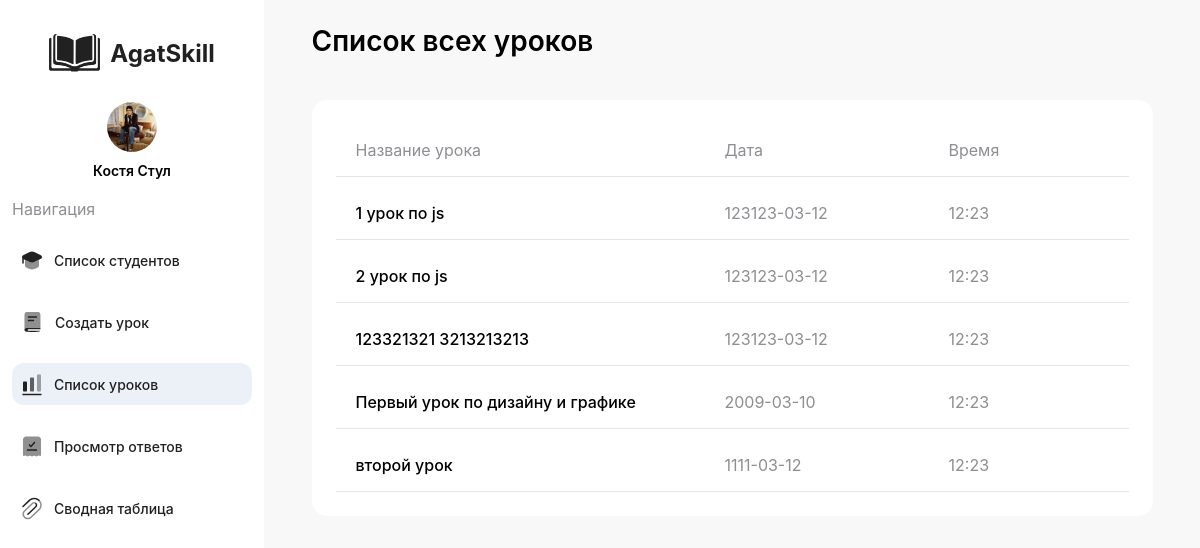
/lesson_list/index.php (signed in), run on the app's committed database.
### tables this page shows
CREATE TABLE users (user_id INTEGER PRIMARY KEY UNIQUE NOT NULL, name TEXT, role TEXT DEFAULT student, surname TEXT, email TEXT NOT NULL, password TEXT NOT NULL, phone INTEGER, avatar TEXT DEFAULT "/img/avatar.png", courses TEXT DEFAULT "''");

CREATE TABLE lessons (lesson_id INTEGER UNIQUE PRIMARY KEY NOT NULL, lesson_name TEXT NOT NULL, lesson_answers TEXT, file TEXT, description TEXT, timing TEXT, objectives TEXT, steps TEXT, homework TEXT);

### lesson_list/index.php (the view, shortened to what this page needs)
<!DOCTYPE html>
<html lang="en">
<head>
    <link rel="stylesheet" href="/css/style.css" />
</head>
<body>
    <div class="admin_block">
        <header class="header_stud">
            <div class="logo"><img src="/img/black_logo,.svg" alt="logo">
                <h2>AgatSkill</h2>
            </div>
            <div class="profile">
            <?php
                $db = new SQLite3('../db/db.db');
                $stmt = $db->prepare('SELECT * FROM users WHERE user_id = :user_id');
                $stmt->bindValue(':user_id', $_SESSION['user_id'], SQLITE3_INTEGER);
                $resultv2 = $stmt->execute();
                $mainuser = $resultv2->fetchArray(SQLITE3_ASSOC);
                ?>
                <img src="<?php echo $mainuser["avatar"];?>" class="teacherava" alt="Avatar">
                <p><?php echo $mainuser["name"] . ' ' . $mainuser["surname"];?></p>
            </div>
            <div class="nav">
                <p>Навигация</p>
                <div class="list">
                    <img src="/img/hat.svg" alt="hat">
                    <p><a href="/teacher/">Список студентов</a></p>
                </div>
                <div class="list">
                    <img src="/img/Book 2.svg" alt="Book">
                    <p><a href="/create_lesson/">Создать урок</a></p>
                </div>
                <div class="list active">
                    <img src="/img/histogram.svg" alt="histogram">
                    <p>Список уроков</p>
                </div>
                <div class="list">
                    <img src="/img/bookmark.svg" alt="bookmark">
                    <p><a href="/answers/">Просмотр ответов</a></p>
                </div>
                <div class="list">
                    <img src="/img/paper clip.svg" alt="paper clip">
                    <p><a href="/summary_table">Сводная таблица</a></p>
                </div>
            </div>
        </header>
        <main class="main_less_list">
            <div class="title-block-bum">
                <div class="title_box">
                    <div class="main_title">
                        <h2>Список всех уроков</h2>
                    </div>
                </div>
                <div class="stud_table">
                    <div class="table_nav">
                        <p class="nav_name">Название урока</p>
                        <p class="nav_date">Дата</p>
                        <p class="nav_time">Время</p>
                    </div>
                    <?php
                $db = new SQLite3('../db/db.db');
                $stmt = $db->prepare('SELECT lesson_name, timing FROM lessons');
                $resultv2 = $stmt->execute();
                while ($row = $resultv2->fetchArray(SQLITE3_ASSOC)) {
                    $timing = $row['timing'];
                    $parts = explode(' ', $timing, 2);
                    $before_space = $parts[0];
                    $after_space = $parts[1];
                    echo '
                    <div class="info">
                        <h2>' . $row['lesson_name'] . '</h2>
                        <p>'.$before_space.'</p>
                        <p>'.$after_space.'</p>
                    </div>';
                }
                ?>
                </div>
            </div>
        </main>
    </div>
</body>
</html>

### lesson_list/index.php (style rules this page uses)
.header_stud { position: fixed; }
.main_less_list { margin-left: 264px; }

### data on the page
users: avatar (picture), name "Костя", surname "Стул"
lessons: lesson_name "1 урок по js", timing "123123-03-12", timing "12:23"
lessons: lesson_name "2 урок по js", timing "123123-03-12", timing "12:23"
lessons: lesson_name "123321321 3213213213", timing "123123-03-12", timing "12:23"
lessons: lesson_name "Первый урок по дизайну и графике", timing "2009-03-10", timing "12:23"
lessons: lesson_name "второй урок", timing "1111-03-12", timing "12:23"
